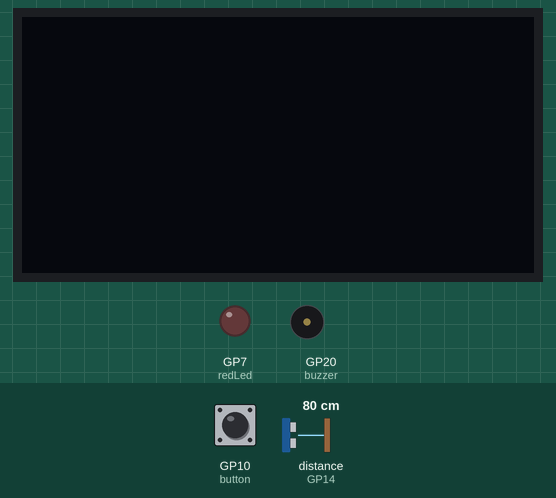
Recording of a program running on a simulated Raspberry Pi Pico running MicroPython. Parts: 128×64 one-colour display, output pins drawn as LEDs (lit = HIGH), buzzer (waves = sounding). The test bench sets the inputs (shaded band); at power-on: GP10 (button) LOW, distance to the obstacle (sensor on GP14) 80 cm. The echo pulse lasts 58.3 µs per cm; the OLED is the two-colour kind (top 16 rows yellow); pins used as bus, display or sensor lines are not drawn; what the program prints to the serial console is not drawn.

Above: at 1.2 s.
1.3 s: GP10 (button) pulled HIGH for 0.15 s
At 2.2 s:
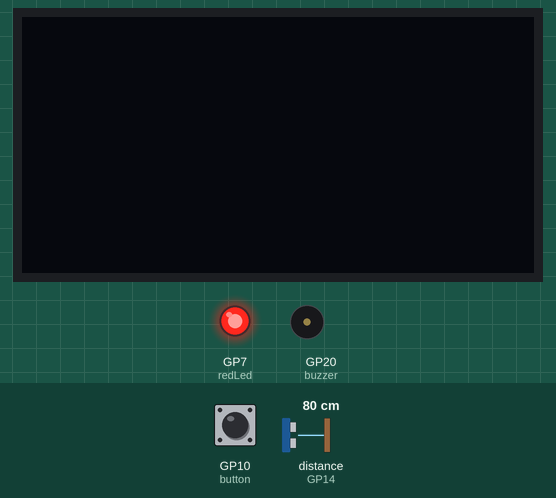
At 3.4 s:
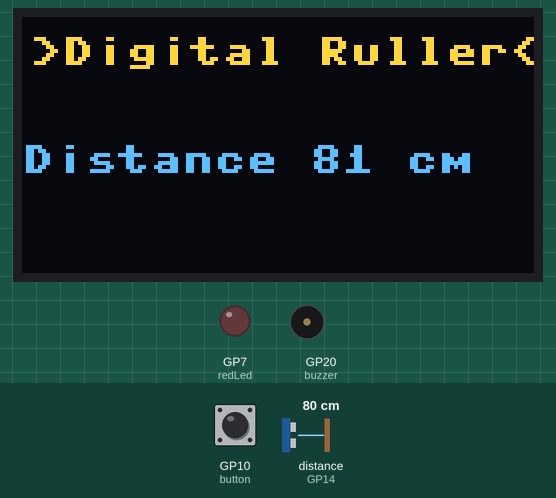
3.9 s: GP10 (button) pulled HIGH for 1 s
At 4.2 s:
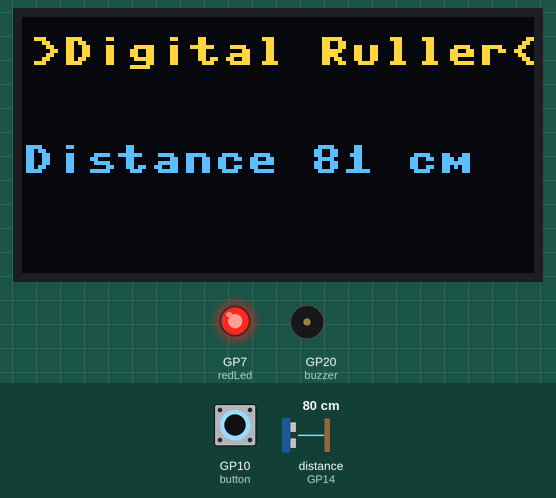
Timing chart, 0 to 6.9 s (numbered marks = the images above; inputs shaded):
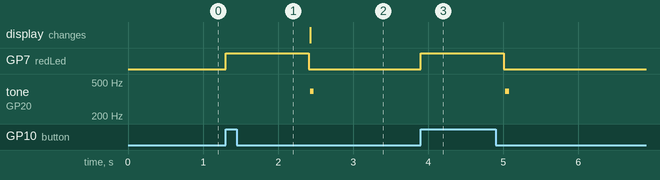

Measured:
- after the input at 1.3 s, GP7 (redLed): LOW → HIGH at once, → LOW 1.1 s later; tone on GP20 (buzzer): silent → 392 Hz after 1.1 s, → silent 0.05 s later
- after the input at 3.9 s, GP7 (redLed): LOW → HIGH at once, → LOW 1.1 s later; tone on GP20 (buzzer): silent → 392 Hz after 1.1 s, → silent 0.05 s later

The program:

digital_ruler.py
```python
from machine import Pin, PWM, I2C
from utime import sleep
from picobricks import SSD1306_I2C
import utime
#define the libraries
redLed=Pin(7,Pin.OUT)
button=Pin(10,Pin.IN,Pin.PULL_DOWN)
buzzer=PWM(Pin(20,Pin.OUT))
buzzer.freq(392)
trigger = Pin(15, Pin.OUT)
echo = Pin(14, Pin.IN)
#define input and output pins
WIDTH  = 128
HEIGHT = 64
#OLED screen settings
sda=machine.Pin(4)
scl=machine.Pin(5)
i2c=machine.I2C(0,sda=sda, scl=scl, freq=1000000)
#initialize digital pin 4 and 5 as an OUTPUT for OLED communication
oled = SSD1306_I2C(128, 64, i2c)
measure=0
finalDistance=0

def getDistance():
   trigger.low()
   utime.sleep_us(2)
   trigger.high()
   utime.sleep_us(5)
   trigger.low()
   while echo.value() == 0:
       signaloff = utime.ticks_us()
   while echo.value() == 1:
       signalon = utime.ticks_us()
   timepassed = signalon - signaloff
   distance = (timepassed * 0.0343) / 2
   return distance
#calculate the distance
def getMeasure(pin):
    global measure
    global finalDistance
    redLed.value(1)
    for i in range(20):
        measure += getDistance()
        sleep(0.05)
    redLed.value(0)
    finalDistance = (measure/20) + 1
    oled.fill(0)
    oled.show()
    oled.text(">Digital Ruller<", 2,5)
    oled.text("Distance " + str(round(finalDistance)) +" cm", 0, 32)
    oled.show()
#print the specified distance to the specified x and y coordinates on the OLED screen
    print(finalDistance)
    buzzer.duty_u16(4000)
    sleep(0.05)
    buzzer.duty_u16(0)
    measure=0
    finalDistance=0
 #sound the buzzer
button.irq(trigger=machine.Pin.IRQ_RISING, handler=getMeasure)
```
